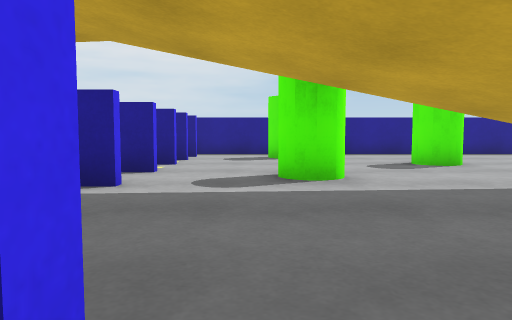
[1] (above)

14 first-person views from a walk through a scene from a Unity 3-D project. The camera is 0.64 m above the floor, tilts 4° down and sees 70° across. The floor is counted in squares, 1 m on a side. Each view is taken from the middle of a square. On the plan, view 1 faces up. The plan holds only what a view shows up to about 10 squares ahead; the rest is blank. The place goes on beyond the plan. Surface patterns are stand-ins for the level's own textures.

[2]
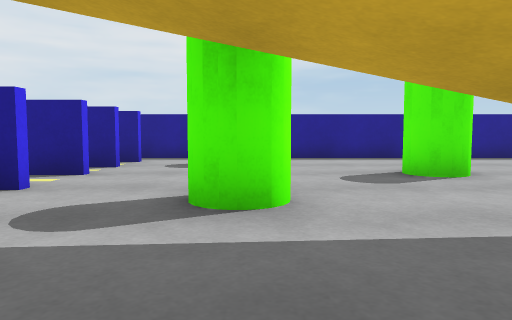

[3]
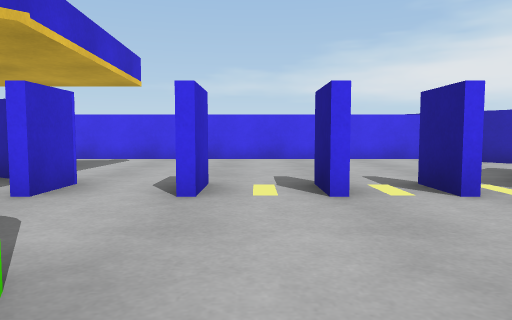

[4]
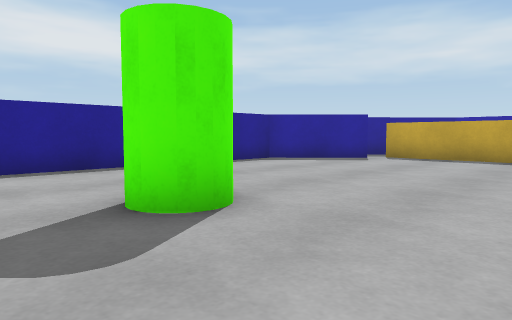

[5]
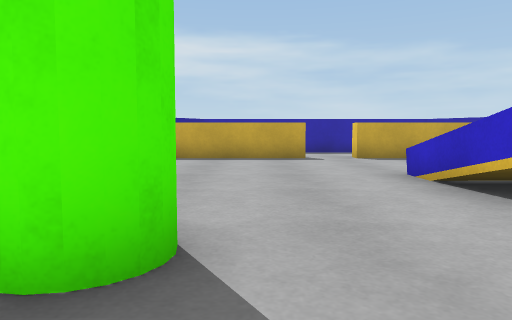

[6]
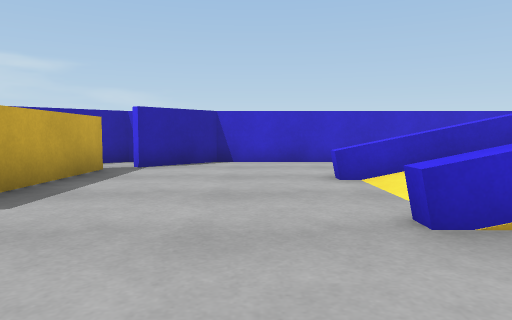

[7]
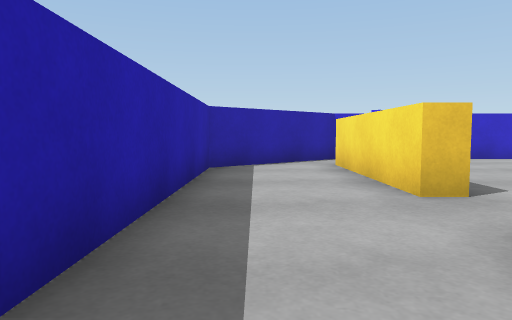

[8]
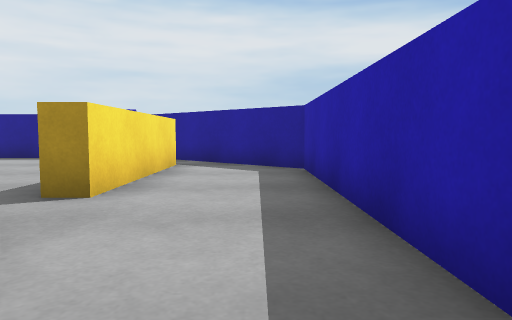

[9]
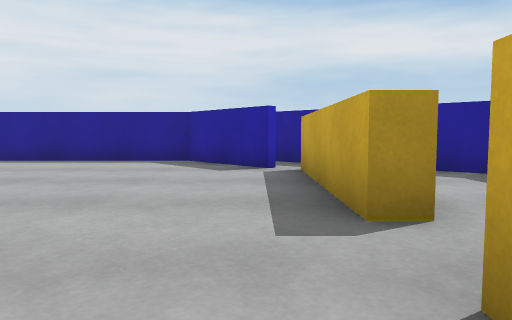

[10]
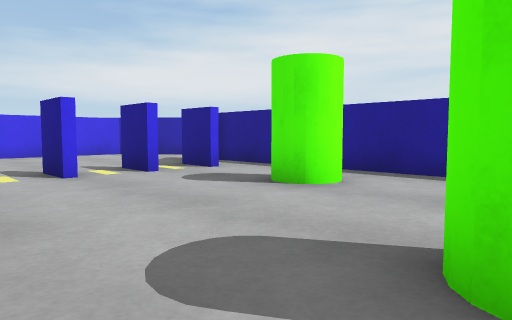

[11]
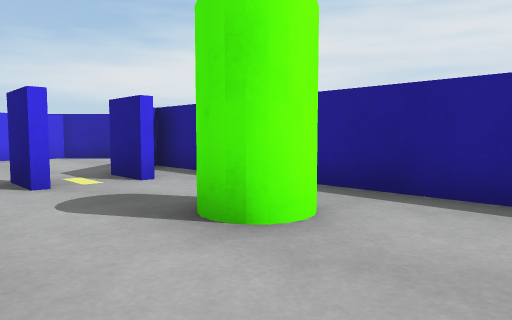

[12]
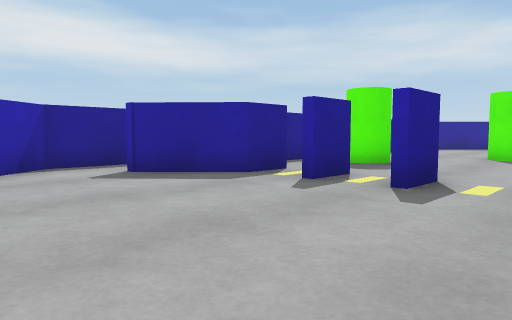

[13]
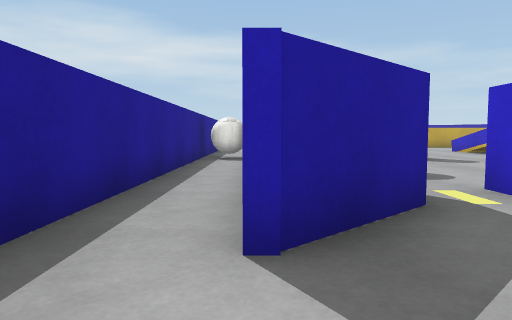

[14]
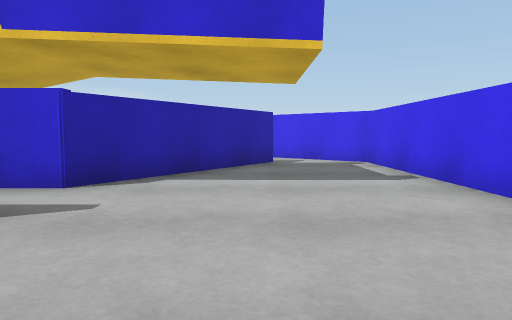

### Floor plan
Points are (right, up) in squares from view 1. A wall is a line through its corners. A room is listed if a view was taken in it or the views show most of it. See-through windows are left out.
Room 1 (views 1, 2, 3, 4, 5, 6, 9, 10, 11, 12, 13, 14)
walls: (-1.6, 4.5) (-2.2, 4.5); (-1.6, 6.2) (-2.4, 6.2); (5.9, 4.7) (8, 4.7); (-2.8, 6.4) (-1.6, 6.4); (-1.6, 9.1) (-2.8, 9.1); (-2.2, 9.3) (-1.6, 9.3); (-1.6, 10.5) (-2.7, 10.5) (-4.1, 12); (3.9, -1.5) (9.9, -1.5) (11.3, 0); (-5.4, 0.4) (-2.7, 4.7) (-1.6, 4.7); (12.3, 5.7) (11.8, 5.7) (11.8, 9.8); (11.3, 9.8) (9.4, 11.9) (-4.1, 11.9); (11.8, 0.2) (11.8, 4.3) (12.3, 4.3); (-5.7, 12.9) (-7.6, 11.3) (-7.6, 0.5) (-5.7, -1.1)
low walls: (5.4, 1.9) (7.9, 1.9) (7.9, 1.5)
ways out: opening at (12, 5) to room 2; opening at (-5, 12) to room 3; gap at (-2, 9)
objects: green cylinder (1, 5) to (1, 6); green cylinder (1, 10); green cylinder (4, 8)
Room 2 (views 7, 8)
walls: (12.3, 4.3) (12.3, 0.2); (12.3, 9.8) (12.3, 5.7); (11.9, -1.6) (14.9, 1) (14.9, 8.8) (11.5, 11.7)
ways out: opening at (12, 5) to room 1
Room 3 (no view inside)
walls: (3.5, 13.5) (-5, 13.5) (-5.7, 12.9)
ways out: opening at (-5, 12) to room 1
objects: white ball (4, 13)

Positions as (right, up) in squares from view 1, and headings:
1: (0, 0), facing up
2: (1, 2), facing up
3: (2, 7), facing left
4: (2, 5), facing up-right
5: (2, 7), facing right
6: (9, 7), facing down
7: (14, 8), facing down
8: (14, 2), facing up
9: (11, 3), facing up
10: (4, 6), facing up-left
11: (3, 8), facing up-left
12: (-7, 6), facing up-right
13: (-6, 12), facing right
14: (-5, 9), facing down
